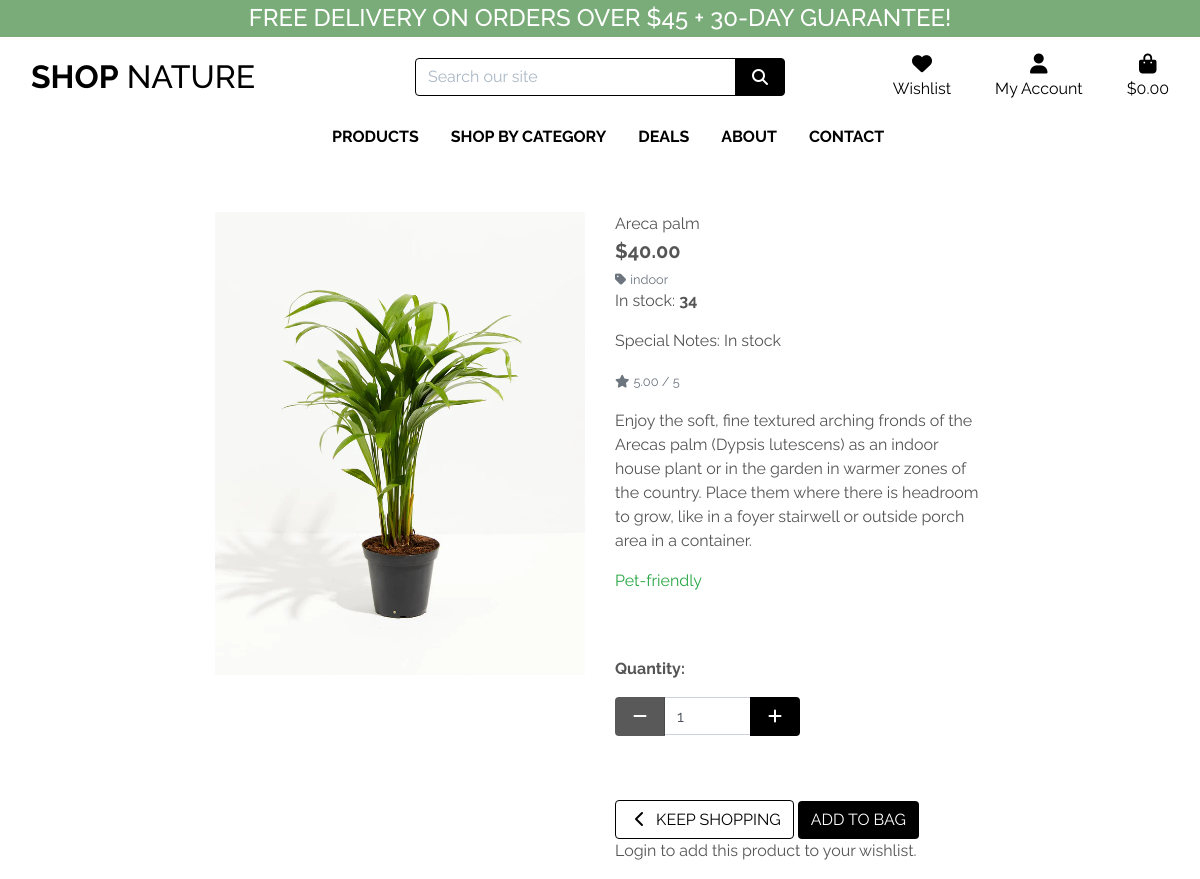
Page /products/3/ on the committed database.
### products/models.py (models this page shows, shortened)
class Product(models.Model):
    category = models.ForeignKey(
        'Category', null=True, blank=True, on_delete=models.CASCADE)
    sku = models.CharField(max_length=254, null=True, blank=True)
    name = models.CharField(max_length=254)
    description = models.TextField()
    price = models.DecimalField(max_digits=6, decimal_places=2)
    rating = models.DecimalField(
        max_digits=6, decimal_places=2, null=True, blank=True)
    image = models.ImageField(null=True, blank=True)
    alt = models.CharField(
        max_length=300,
        null=True,
        blank=True,
        unique=False,
        verbose_name='Alt text',
        help_text='format: required, max_length=300'
    )
    is_petfriendly = models.BooleanField()

class Category(models.Model):
    class Meta:
        verbose_name_plural = 'Categories'
    name = models.CharField(max_length=254)
    friendly_name = models.CharField(
        max_length=254, null=True, blank=True)

class Stock(models.Model):
    product = models.ForeignKey('Product', on_delete=models.CASCADE)
    quantity = models.IntegerField()
    special_notes = models.CharField(
        max_length=1000,null=True, blank=True)

### products/views.py (the view)
# urls.py: path('<int:product_id>/', views.product_detail, name='product_detail'),
def product_detail(request, product_id):
    product = get_object_or_404(Product, pk=product_id)
    context = {
        'product': product,
    }
    return render(request, 'products/product_detail.html', context)

### cart/contexts.py (called while the page is built, shortened)
def cart_contents(request):
    cart_items = []
    total = 0
    product_count = 0
    cart = request.session.get('cart', {})
    if total < settings.FREE_DELIVERY_THRESHOLD:
        delivery = total * Decimal(settings.STANDARD_DELIVERY_PERCENTAGE / 100)
        free_delivery_delta = settings.FREE_DELIVERY_THRESHOLD - total
    else:
        delivery = 0
        free_delivery_delta = 0
    grand_total = delivery + total
    context = {
        'cart_items': cart_items,
        'total': total,
        'product_count': product_count,
        'delivery': delivery,
        'free_delivery_delta': free_delivery_delta,
        'free_delivery_threshold': settings.FREE_DELIVERY_THRESHOLD,
        'grand_total': grand_total,
    }
    return context

### products/templates/products/product_detail.html (shortened to what this page needs)
{% extends "base.html" %}
{% load static %}
{% block page_header %}
<div class="container header-container">
</div>
{% endblock %}
{% block content %}
<div class="overlay"></div>
<div class="container-fluid">
    <div class="row">
        <div class="col-12 col-md-6 col-lg-4 offset-lg-2">
            <div class="image-container my-5">
                {% if product.image %}
                <a href="{{ product.image.url }}" target="_blank">
                    <img class="card-img-top img-fluid" src="{{ product.image.url }}" alt="{{ product.name }}">
                </a>
                {% else %}
                <a href="">
                    <img class="card-img-top img-fluid" src="{{ MEDIA_URL }}" alt="{{ product.name }}">
                </a>
                {% endif %}
            </div>
        </div>
        <div class="col-12 col-md-6 col-lg-4">
            <div class="product-details-container mb-5 mt-md-5">
                <p class="mb-0">{{ product.name }}</p>
                <p class="lead mb-0 text-left font-weight-bold">${{ product.price }}</p>
                {% if product.category %}
                <p class="small mt-1 mb-0">
                    <a class="text-muted" href="{% url 'products' %}?category={{ product.category.name }}">
                        <i class="fas fa-tag mr-1"></i>{{ product.category.friendly_name }}
                    </a>
                </p>
                {% endif %}
                {% for stock in product.stock_set.all %}
                {% if stock.quantity > 0 %}
                <p>In stock: <strong>{{ stock.quantity }}</strong></p>
                {% else %}
                <p>Coming soon</p>
                {% endif %}
                <p>Special Notes: {{ stock.special_notes }}</p>
                {% endfor %}
                {% if product.rating %}
                <small class="text-muted"><i class="fas fa-star mr-1"></i>{{ product.rating }} / 5</small>
                {% else %}
                <small class="text-muted">No Rating</small>
                {% endif %}
                <p class="mt-3">{{ product.description }}</p>
                {% if product.is_petfriendly %}
                <p class="pet-friendly text-success">Pet-friendly</p>
            </div>
            {% endif %}
            <form class="form" action="{% url  'add_to_cart' product.id %}" method="POST">
                <div class="form-row">
                    <div class="col-12">
                        <p class="mt-3"><strong>Quantity:</strong></p>
                        <div class="form-group w-50">
                            <div class="input-group">
                                <div class="input-group-prepend">
                                    <button class="decrement-qty btn btn-black rounded-2"
                                        data-item_id="{{ product.id }}" id="decrement-qty_{{ product.id }}">
                                        <span class="icon">
                                            <i class="fas fa-minus"></i>
                                        </span>
                                    </button>
                                </div>
                                <input class="rounded-2 form-control qty_input" type="number" name="quantity" value="1"
                                    min="1" max="99" data-item_id="{{ product.id }}" id="id_qty_{{ product.id }}">
                                <div class="input-group-append">
                                    <button class="increment-qty btn btn-black rounded-2"
                                        data-item_id="{{ product.id }}" id="increment-qty_{{ product.id }}">
                                        <span class="icon">
                                            <i class="fas fa-plus"></i>
                                        </span>
                                    </button>
                                </div>
                            </div>
                        </div>
                    </div>
                    <div class="col-12">
                        <a href="{% url 'products' %}" class="btn btn-outline-black rounded-2 mt-5">
                            <span class="icon">
                                <i class="fas fa-chevron-left"></i>
                            </span>
                            <span class="text-uppercase">Keep Shopping</span>
                        </a>
                        <input type="submit" class="btn btn-black rounded-2 text-uppercase mt-5" value="Add to Bag">
                    </div>
                </div>
            </form>
            {% if user.is_authenticated %}
            <form method="post" action="{% url 'add_to_wishlist' product.id %}">
                {% csrf_token %}
                <button type="submit">Add to Wishlist</button>
            </form>
            {% else %}
            <p>Login to add this product to your wishlist.</p>
            {% endif %}
        </div>
    </div>
</div>
{% endblock %}

### static/css/base.css (style rules this page uses)
html { height: 100%; }
body { background: url('/media/heroo.jpg') no-repeat center center fixed; background-size: cover; height: calc(100vh - 164px); color: #555; font-family: 'Raleway'; }
.icon { align-items: center; display: inline-flex; justify-content: center; height: 1.5rem; width: 1.5rem; }
.btn-black { background: black; color: white; }
.btn-outline-black { background: white; color: black !important; border: 1px solid black; }
.overlay { height: 100%; width: 100%; top: 0; left: 0; position: fixed; background: white; z-index: -1; }
@media (min-width: 1200px) { .container { max-width: 80%; } }
@media (min-width: 992px) { .header-container { padding-top: 164px; } }

### rows in the picture
Product: image (picture), name "Areca palm", price "40.00", category.friendly_name "indoor", rating "5.00", description "Enjoy the soft, fine textured arching fronds of the Arecas palm (Dypsis lutescens) as an indoor house plant or in the garden in warmer zones of the country. Place them where there is headroom to grow, like in a foyer stairwell or outside porch area in a container."
Stock: quantity "34", special_notes "In stock"

### other values in the picture
{{ free_delivery_threshold }} "45"
